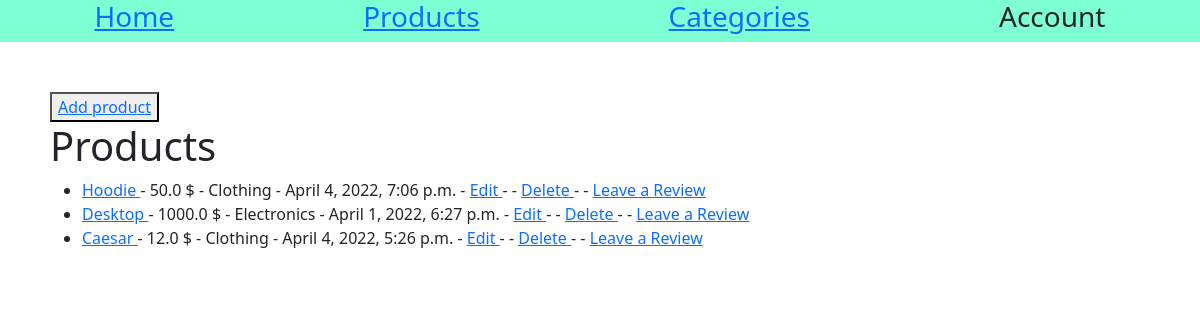
The page /myapp/example/ on the database as committed earlier.
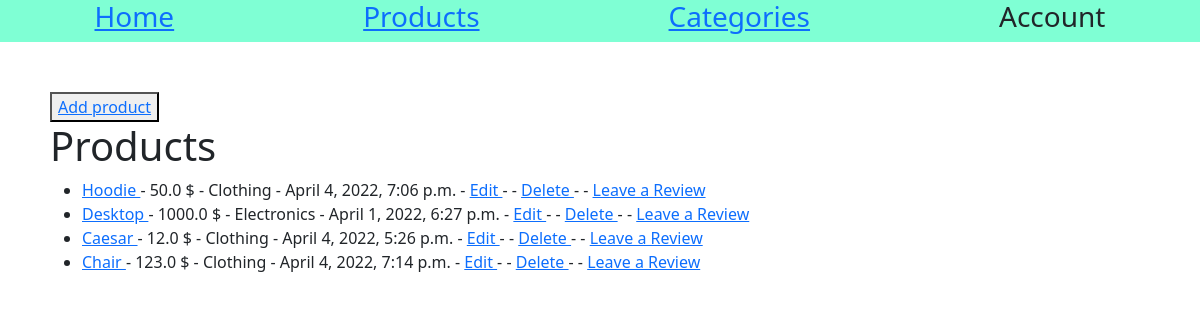
The same page on the database as committed later.
### myapp/models.py (models this page shows, shortened)
class Product(models.Model):
    name =models.CharField(max_length=100)
    price = models.FloatField(blank=True, null=True)
    date_created = models.DateTimeField(auto_now=True)
    category = models.ForeignKey(Category, on_delete=models.PROTECT, blank=True, null=True)

class Category(models.Model):
    name = models.CharField(max_length=100)

### myapp/views.py (the view)
# urls.py: path('example/',example, name='example'),
def example(request):
    products = Product.objects.all()
    cheap_products = Product.objects.filter(date_created__hour=18)
    context = {
        'products':products,
    }
    return render(request, 'myapp/example.html',context)

### myapp/templates/myapp/example.html
{% extends 'index.html' %}
{% block content %}
<button>
    <a href="{% url 'create_new_product' %}">
        Add product
    </a>
</button>
<h1>Products</h1>
<ul>
    {% for product in products %}
    <li>
        <a href="{% url 'product' product.name %}">
            {{product.name}}
        </a>
        - {{product.price}} $ - {{product.category.name}} - {{product.date_created}}  -
        <a href="{% url 'update_product' product.id %}">
            Edit
        </a>
         - -
        <a href="{% url 'delete_product' product.id %}">
            Delete
        </a>
        - -
        <a href="{% url 'create-review' %}">
            Leave a Review
        </a>
    </li>
    {% endfor %}
</ul>
{% endblock %}

Rows that differ between the two databases and show on the page:
added Product: name "Chair", price "123.0", category.name "Clothing", date_created "April 4, 2022, 7:14 p.m."
